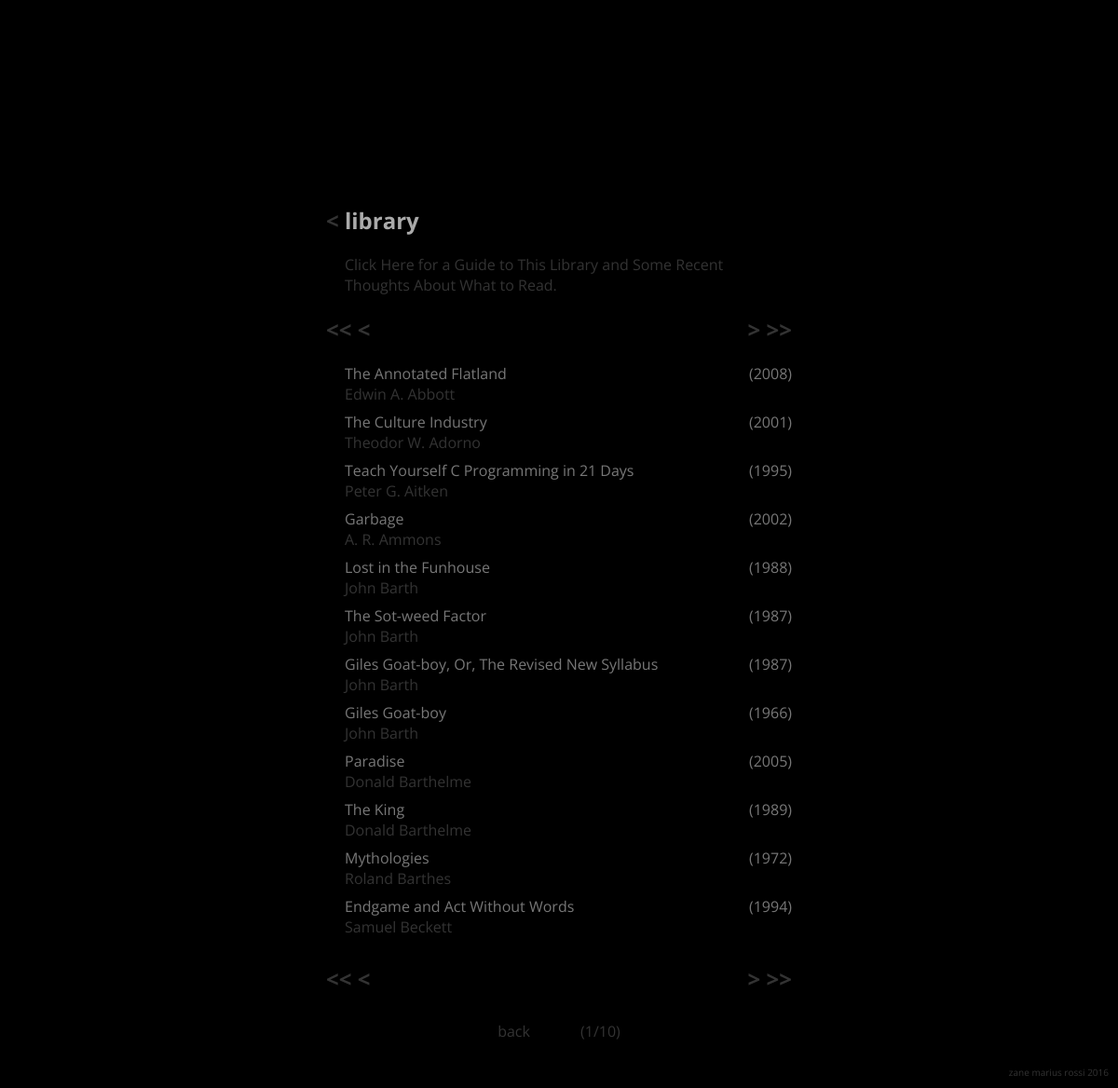
Before: /library/ with the older database file.
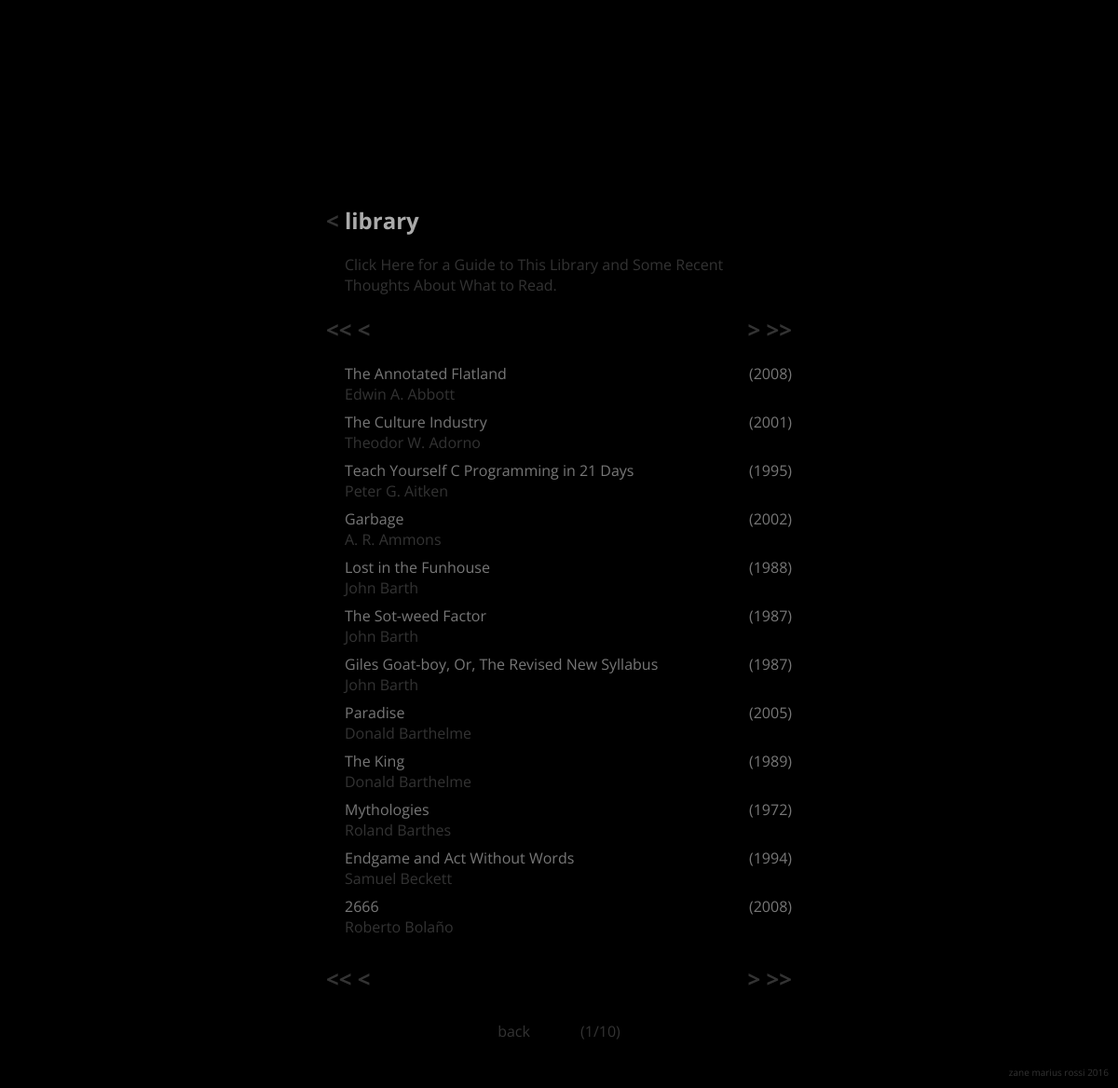
After: the same page with the newer database file.
### library/models.py (models this page shows, shortened)
class LibraryObject(models.Model):
	title       = models.CharField(max_length=200, default="n/a")
	author      = models.CharField(max_length=100, default="n/a")
	lastname    = models.CharField(max_length=100, default="n/a")
	description = models.TextField(max_length=1000, default="")
	pub_date    = models.DateTimeField('date published')
	acq_date    = models.DateTimeField('date acquired',default=timezone.now)
	ISBN_10     = models.CharField(max_length=20, default="n/a")
	ISBN_13     = models.CharField(max_length=20, default="n/a")
	pages       = models.IntegerField(default=0)
	pages_read  = models.IntegerField(default=0)
	rating      = models.IntegerField(default=0)

### library/views.py (the view)
# urls.py: path("", views.index, name="index"),
def index(request):
	author_library = LibraryObject.objects.order_by('lastname')
	paginator     = Paginator(author_library, 12)
	page          = request.GET.get('page')
	page_library  = paginator.get_page(page)
	return render(request, 'library/index.html', {'page_library' : page_library})

### library/templates/library/index.html (shortened to what this page needs)
{% extends 'base/base.html' %}
{% block content %}
	<div class="heading">
	</div>
	<div class="sub-heading">
		<h2>
			<a href="{% url 'base:index' %}">< </a>library
		</h2>
	</div>
	{% if page_library.number == 1 %}
		<div class="sub-heading">
			<div class="info">
				<a href="{% url 'library:guide' %}">
					Click Here for a Guide to This Library and Some Recent Thoughts About What to Read.
				</a>
			</div>
		</div>
	{% endif %}
	<div class="sub-heading">
		<h2>
			<div class="arrow_nav">
			{% if page_library.has_next and not page_library.has_previous %}
				<div class="arrow_nav_l">
					<a href="#"><< </a>
					<a href="#">< </a>
				</div>
				<div class="arrow_nav_r">
					<a href="?page={{ page_library.next_page_number }}"> ></a>
					<a href="?page={{ page_library.paginator.num_pages }}"> >></a>
				</div>
			{% endif %}
			</div>
		</h2>
	</div>
	<div class="info">
		{% if page_library %}
			{% for book in page_library %}
				<div class="float_text">
					<li>
						<span class="float_title">
							<a href="{% url 'library:individual' book.id %}">
								{{ book.title }}
							</a>
						</span>
						<br>
						<span>
							<a href="{% url 'library:individual' book.id %}">
								{{ book.author }}
							</a>
						</span>
					</li>
				</div>
				<div class="float_date">
					{{ book.pub_date|date:"(Y)" }}
				</div>
			{% endfor %}
		{% else %}
			<p>No updates are available.</p>
		{% endif %}
	</div>
	<div class="sub-heading">
		<h2>
			<div class="arrow_nav">
			{% if page_library.has_next and not page_library.has_previous %}
				<div class="arrow_nav_l">
					<a href="#"><< </a>
					<a href="#">< </a>
				</div>
				<div class="arrow_nav_r">
					<a href="?page={{ page_library.next_page_number }}"> ></a>
					<a href="?page={{ page_library.paginator.num_pages }}"> >></a>
				</div>
			{% endif %}
			</div>
		</h2>
	</div>
	<div class="nav">
		<a href="{% url 'base:index' %}">back</a>
		<span class="page_num">
			({{ page_library.number }}/{{ page_library.paginator.num_pages }})
		</span>
	</div>
	<div class="footer">
		zane marius rossi 2016
	</div>
{% endblock %}

### base/templates/base/base.html (shortened to what this page needs)
<!DOCTYPE html>
<html lang="en">
<head>
	{% load static %}
	<link rel="stylesheet" href="{% static "base/css/mobile.css" %}" media="only screen and (max-width: 500px)" type="text/css">
	<link rel="stylesheet" href="{% static "base/css/main.css" %}" media="only screen and (min-width: 501px)" type="text/css">
</head>
<body>
	<div class="wrapper">
		<div class="content">
			{% block content %}
			{% endblock %}
		</div>
	</div>
</body>
</html>

### base/static/base/css/main.css (style rules this page uses)
html, body { background-color: black; color: #AAA; font-family: 'Open Sans', sans-serif; overflow: hidden; }
a { color: #333; text-decoration: none; }
li { padding-bottom: 0.5em; list-style: none; }
span { color: #333; }
.wrapper { position: absolute; top: 0; bottom: 0; left: 0; right: 0; overflow: auto; }
.content { margin: auto; width: 500px; }
.heading { color:#AAA; padding-top: 200px; width: 500px; display: block; margin: auto; }
.sub-heading { color:#AAA; display: block; margin: auto; width: 500px; }
.arrow_nav { width: 500px; }
.arrow_nav_l { float: left; }
.arrow_nav_r { float: right; }
.page_num { color: #333 !important; padding-left: 50px; }
.info { color: #777; margin: auto; width: 480px; text-align: left; -webkit-hyphens: auto; -moz-hyphens: auto; hyphens: auto; padding-left: 20px; }
.nav { padding-top: 10px; padding-bottom: 50px; margin: auto; text-align: center; }
.footer { position: fixed; bottom: 10px; right: 10px; font-size: 10px; color: #333; }
.float_title { color: #777 !important; padding-bottom: 0.5em; }
.float_title > a { color: #777 !important; }
.float_text { width: 350px; float: left; }
.float_date { float: right; }

### base/static/base/css/mobile.css (style rules this page uses)
html, body { background-color: black; color: #AAA; font-family: 'Open Sans', sans-serif; overflow: hidden; }
a { color: #333; text-decoration: none; }
li { padding-bottom: 0.5em; list-style: none; }
span { color: #333; }
.wrapper { position: absolute; top: 0; bottom: 0; left: 0; right: 0; overflow: auto; }
.content { margin: auto; width: 80%; }
.heading { color:#AAA; padding-top: 100px; width: 100%; display: block; margin: auto; }
.sub-heading { color:#AAA; display: block; margin: auto; width: 100%; }
.arrow_nav { width: 100%; }
.arrow_nav_l { float: left; }
.arrow_nav_r { float: right; }
.page_num { color: #333 !important; padding-left: 50px; }
.info { color: #777; margin: auto; width: 100%; text-align: left; -webkit-hyphens: auto; -moz-hyphens: auto; hyphens: auto; }
.nav { padding-top: 10px; padding-bottom: 50px; margin: auto; text-align: center; }
.footer { display: none; }
.float_title { color: #777 !important; padding-bottom: 0.5em; }
.float_title > a { color: #777 !important; }
.float_text { width: 100%; float: left; }
.float_date { float: right; display: none; }

Changed rows visible on the page:
removed LibraryObject: title "Giles Goat-boy", author "John Barth", pub_date "(1966)"
added LibraryObject: title "2666", author "Roberto Bolaño", pub_date "(2008)"
